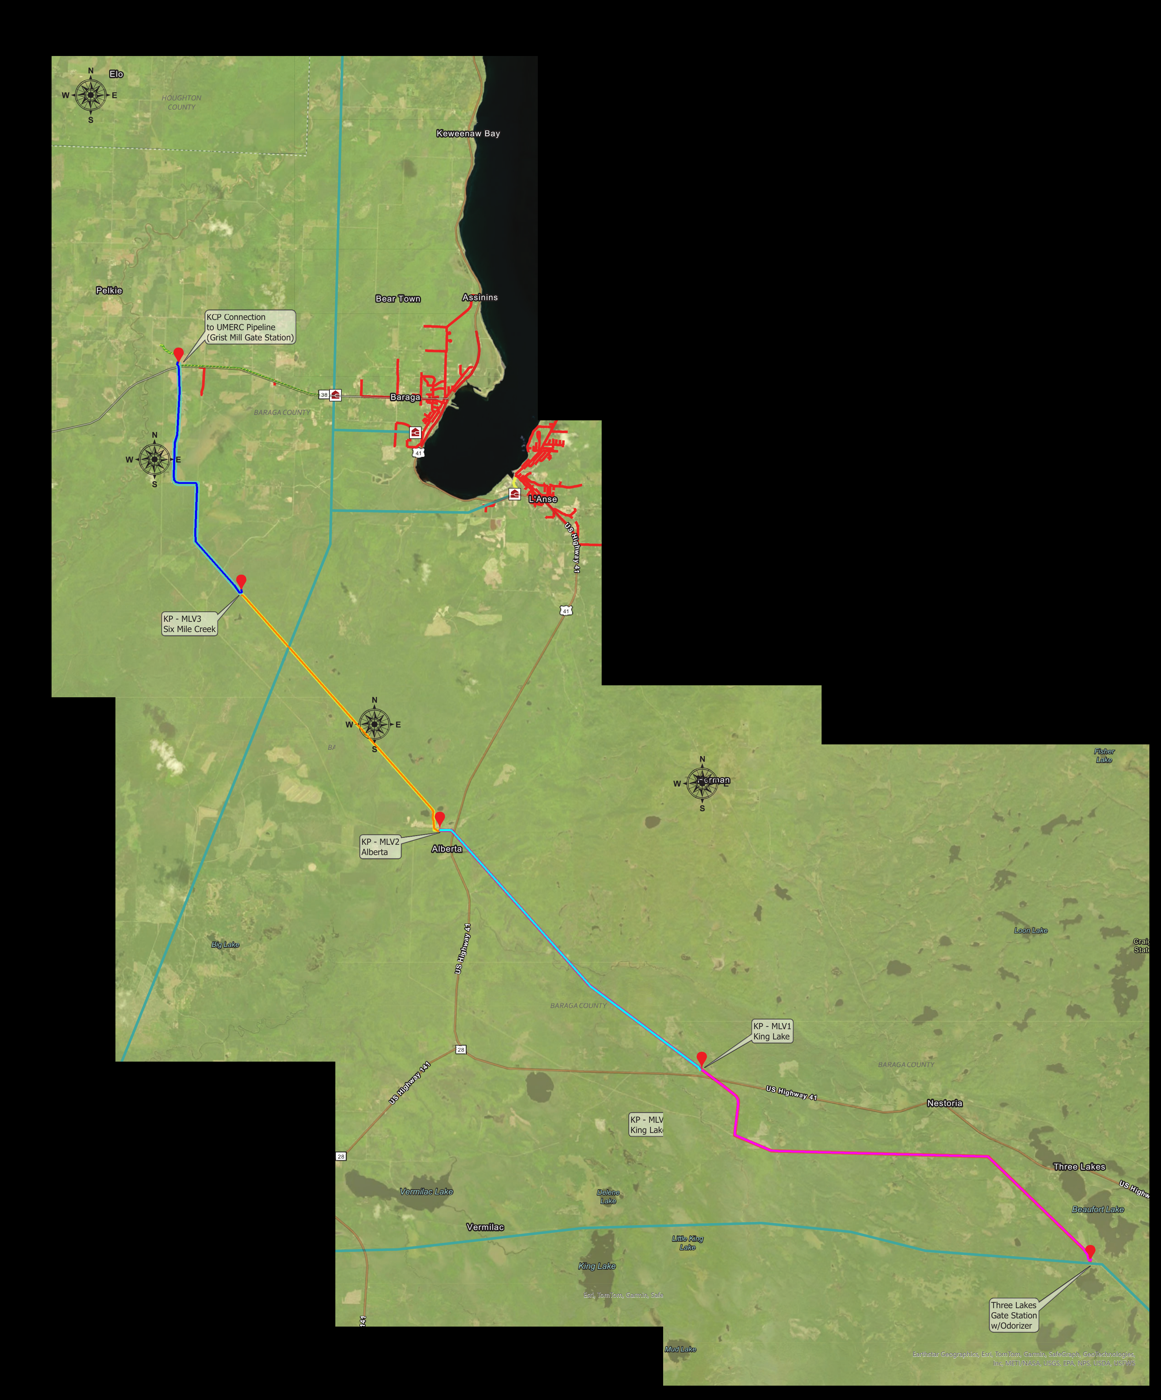

Recreate this plot in Python.
"""Draw the traced polylines (page 17 frame) on the mosaic, one color per segment, and save overlay_trace.png."""
import json
from PIL import Image, ImageDraw
im=Image.open('mosaic.png').convert('RGB'); d=ImageDraw.Draw(im)
cols=[(255,0,255),(0,255,255),(255,128,0),(0,0,255)]
for i,pl in enumerate(json.load(open('trace.json'))['polylines']):
    print(i,pl[0],pl[-1])
    d.line([(x+1800,y+2000) for x,y in pl],fill=cols[i],width=6)
im.thumbnail((1400,1400)); im.save('overlay_trace.png')
